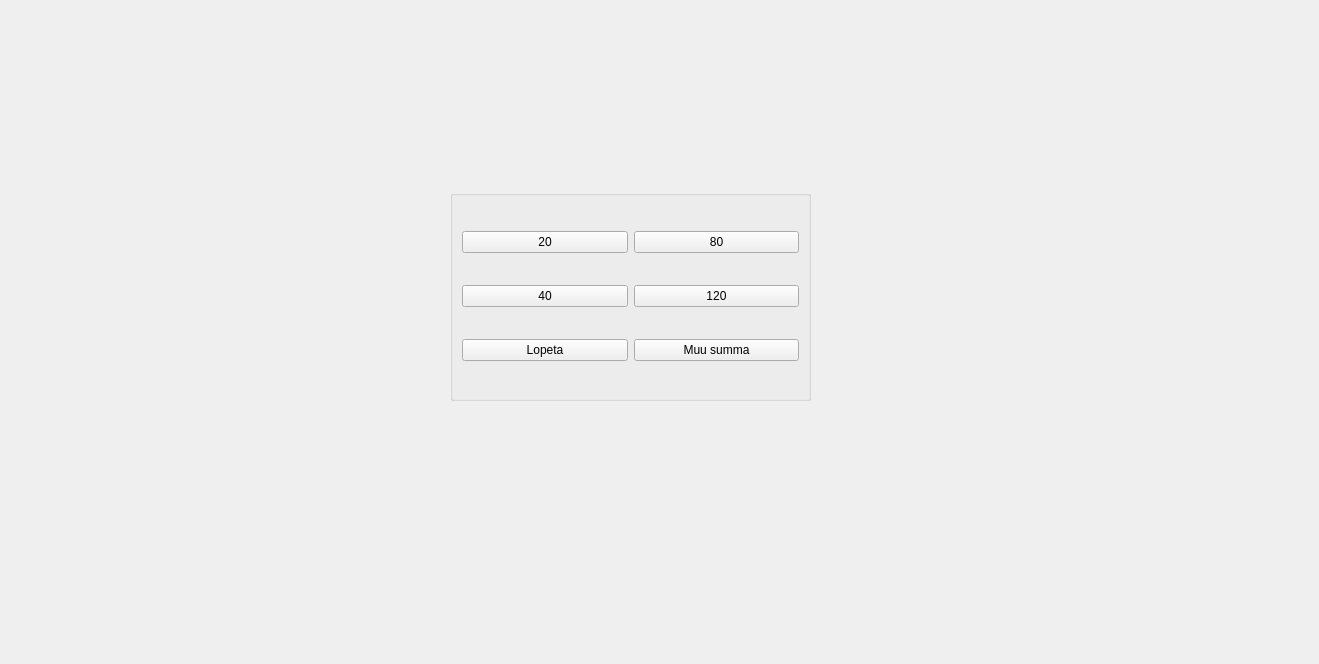
<?xml version="1.0" encoding="UTF-8"?>
<ui version="4.0">
 <class>Nosta_rahaa</class>
 <widget class="QWidget" name="Nosta_rahaa">
  <property name="geometry">
   <rect>
    <x>0</x>
    <y>0</y>
    <width>1319</width>
    <height>664</height>
   </rect>
  </property>
  <property name="windowTitle">
   <string>Form</string>
  </property>
  <widget class="QGroupBox" name="groupBox">
   <property name="geometry">
    <rect>
     <x>450</x>
     <y>190</y>
     <width>361</width>
     <height>211</height>
    </rect>
   </property>
   <property name="title">
    <string/>
   </property>
   <layout class="QGridLayout" name="gridLayout">
    <item row="0" column="0">
     <widget class="QPushButton" name="pushButton">
      <property name="text">
       <string>20</string>
      </property>
     </widget>
    </item>
    <item row="0" column="1">
     <widget class="QPushButton" name="pushButton_4">
      <property name="text">
       <string>80</string>
      </property>
     </widget>
    </item>
    <item row="1" column="0">
     <widget class="QPushButton" name="pushButton_2">
      <property name="text">
       <string>40</string>
      </property>
     </widget>
    </item>
    <item row="1" column="1">
     <widget class="QPushButton" name="pushButton_5">
      <property name="text">
       <string>120</string>
      </property>
     </widget>
    </item>
    <item row="2" column="0">
     <widget class="QPushButton" name="pushButton_3">
      <property name="text">
       <string>Lopeta</string>
      </property>
     </widget>
    </item>
    <item row="2" column="1">
     <widget class="QPushButton" name="pushButton_6">
      <property name="text">
       <string>Muu summa</string>
      </property>
     </widget>
    </item>
   </layout>
  </widget>
 </widget>
 <resources/>
 <connections/>
</ui>
